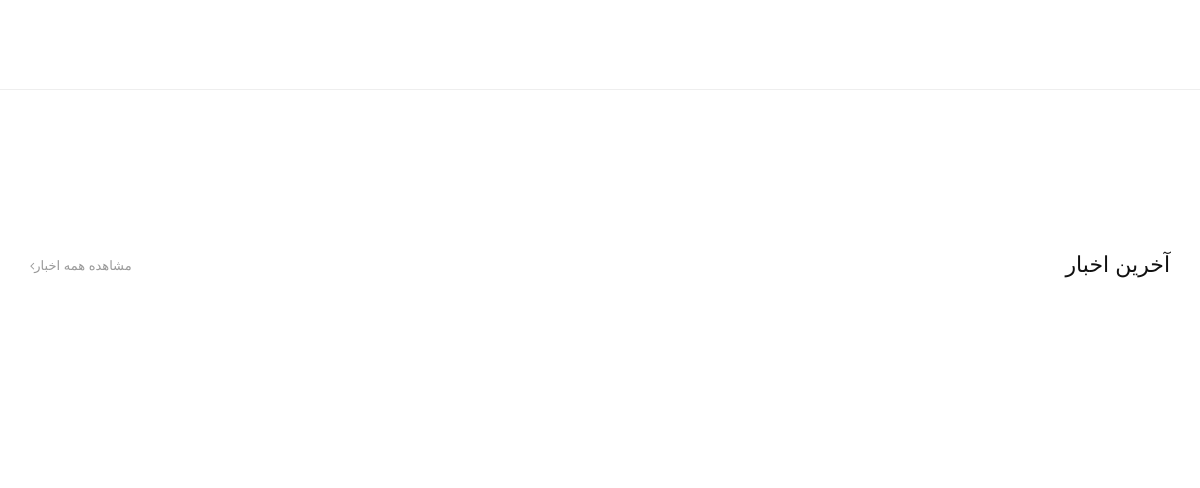
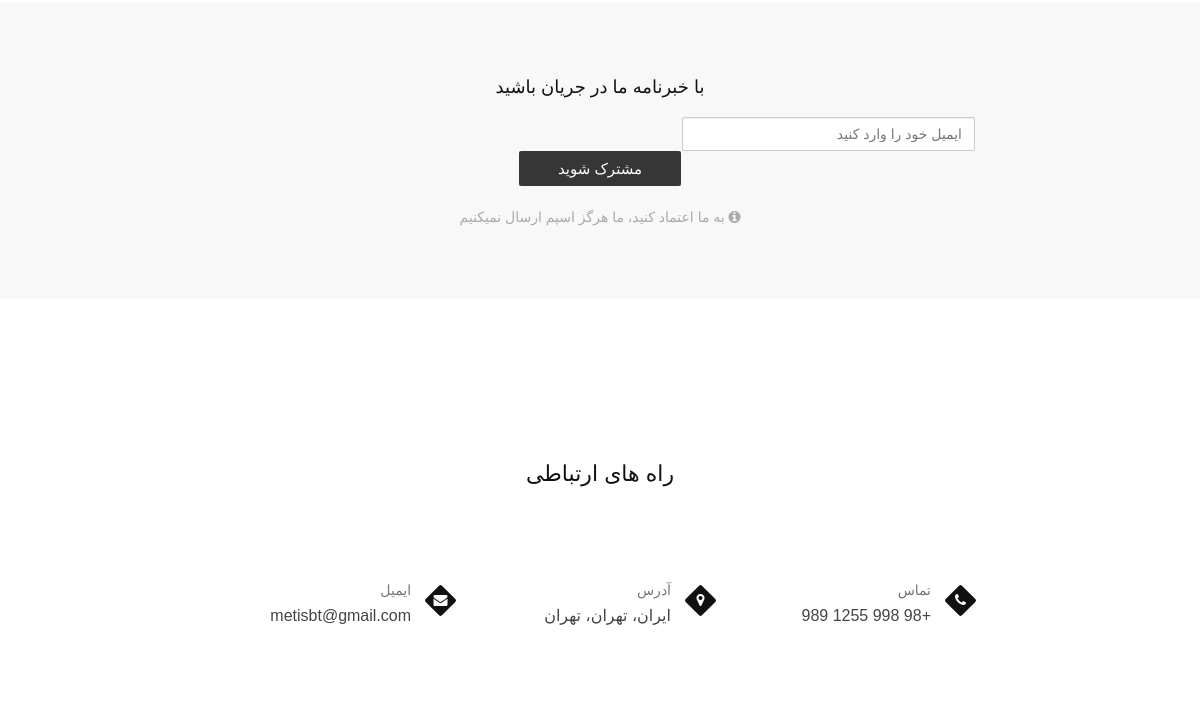
The app's page / (middle part), older data (2 pictures, top to bottom).
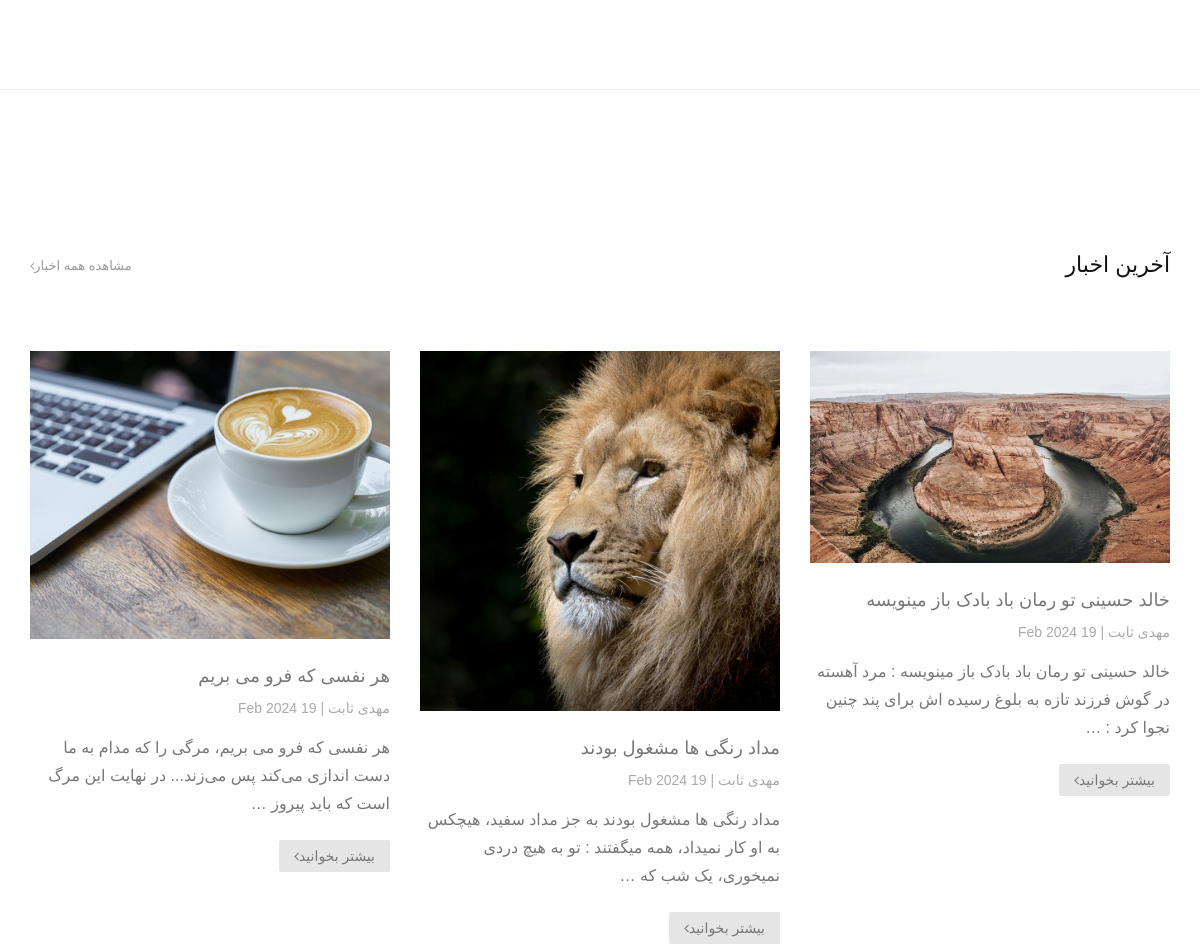
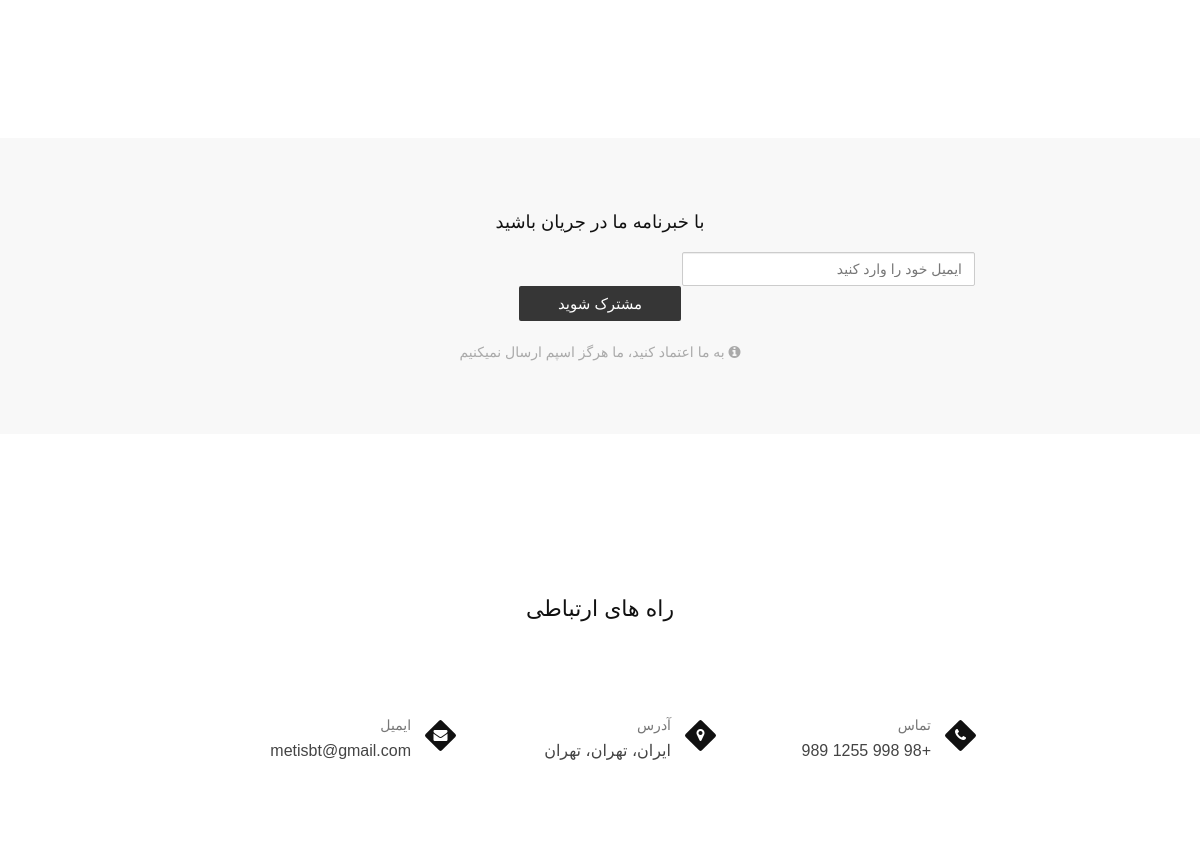
The same page, newer data (2 pictures, top to bottom).
### blog/models.py (models this page shows, shortened)
class Post(models.Model):
    title = models.CharField(max_length = 255)
    content = models.TextField()
    image = models.ImageField(upload_to='blog/',default='blog/default.jpg')
    tags = TaggableManager()
    category = models.ManyToManyField(Category)
    author = models.ForeignKey(User, on_delete=models.SET_NULL, null=True)
    counted_view = models.IntegerField(default=0)
    status = models.BooleanField(default=False)
    login_require = models.BooleanField(default=False)
    created_date = models.DateTimeField(auto_now_add=True)
    updated_date = models.DateTimeField(auto_now=True)
    published_date = models.DateTimeField(null=True)
    class Meta:
        ordering = ['-created_date']

### website/views.py (the view)
# urls.py: path('',index_view, name='home'),
def index_view(request):
    return render(request, 'website/index.html')

### website/templatetags/website_tags.py (called while the page is built)
@register.inclusion_tag('website/latest-post-home.html')
def latest_post_home():
    posts = Post.objects.filter(published_date__lte=datetime.now(tz=timezone.utc), status=1).order_by('-published_date')[:6]
    return {'posts' : posts}

### templates/website/index.html (shortened to what this page needs)
{% extends 'base.html' %} {% load static %} {% load website_tags %} {% block content %}
<section class="page-section">
</section>
<hr class="mt-0 mb-0" />
<section class="page-section" id="news">
  <div class="container relative">
    <h2 class="section-title font-alt align-right mb-70 mb-sm-40">
      آخرین اخبار
      <a href="{% url 'blog:index' %}" class="section-more left"
        >مشاهده همه اخبار<i class="fa fa-angle-left"></i
      ></a>
    </h2>
    <div class="row multi-columns-row">
      {% latest_post_home %}
    </div>
  </div>
</section>
<section class="small-section bg-gray-lighter">
  <div class="container relative">
    <form class="form align-center" action="{% url 'website:newsletter' %}" method="post">
      <div class="row">
        <div class="col-md-8 col-md-offset-2">
          <div class="newsletter-label font-alt">
            با خبرنامه ما در جریان باشید
          </div>
          <div class="mb-20">
            <input
              placeholder="ایمیل خود را وارد کنید"
              class="newsletter-field form-control input-md round mb-xs-10"
              name="email"
              pattern=".{5,100}"
              required
            />
            <button
              type="submit"
              class="btn btn-mod btn-medium btn-round mb-xs-10"
            >
              مشترک شوید
            </button>
          </div>
          <div class="form-tip">
            <i class="fa fa-info-circle"></i> به ما اعتماد کنید، ما هرگز اسپم ارسال نمیکنیم
          </div>
        </div>
      </div>
    </form>
  </div>
</section>
<section class="page-section" id="contact">
  <div class="container relative">
    <h2 class="section-title font-alt mb-70 mb-sm-40">راه های ارتباطی</h2>
    <div class="row">
      <div class="col-md-8 col-md-offset-2">
        <div class="row">
          <div class="col-sm-6 col-lg-4 pt-20 pb-20 pb-xs-0">
            <div class="contact-item">
              <div class="ci-icon">
                <i class="fa fa-phone"></i>
              </div>
              <div class="ci-title font-alt">تماس</div>
              <div class="ci-text"><a href="tel:00989981255989">+98 998 1255 989</a></div>
            </div>
          </div>
          <div class="col-sm-6 col-lg-4 pt-20 pb-20 pb-xs-0">
            <div class="contact-item">
              <div class="ci-icon">
                <i class="fa fa-map-marker"></i>
              </div>
              <div class="ci-title font-alt">آدرس</div>
              <div class="ci-text">ایران، تهران، تهران</div>
            </div>
          </div>
          <div class="col-sm-6 col-lg-4 pt-20 pb-20 pb-xs-0">
            <div class="contact-item">
              <div class="ci-icon">
                <i class="fa fa-envelope"></i>
              </div>
              <div class="ci-title font-alt">ایمیل</div>
              <div class="ci-text">
                <a href="mailto:metisbt@gmail.com"
                  >metisbt@gmail.com</a
                >
              </div>
            </div>
          </div>
        </div>
      </div>
    </div>
  </div>
</section>
{% endblock %}

### templates/website/latest-post-home.html
{% load static %} {% for post in posts %}
<div
  class="col-sm-6 col-md-4 col-lg-4 mb-md-50 wow fadeIn"
  data-wow-delay="0.1s"
  data-wow-duration="2s"
>
  <div class="post-prev-img">
    <a href="{% url 'blog:single' pid=post.id %}"
      ><img src="{{post.image.url}}" alt=""
    /></a>
  </div>
  <div class="post-prev-title font-alt">
    <a href="{% url 'blog:single' pid=post.id %}">{{post.title}}</a>
  </div>
  <div class="post-prev-info font-alt">
    <a href="">{{post.author.get_full_name}}</a> | {{post.published_date|date:"d M Y"}}
  </div>
  <div class="post-prev-text">
    {{post.content|truncatewords_html:25}}
  </div>
  <div class="post-prev-more">
    <a href="{% url 'blog:single' pid=post.id %}" class="btn btn-mod btn-gray btn-round"
      >بیشتر بخوانید<i class="fa fa-angle-left"></i
    ></a>
  </div>
</div>
{% endfor %}

Row changes from the older to the newer data that the page shows:
added Post: image (picture), title "خالد حسینی تو رمان باد بادک باز مینویسه", author.get_full_name "مهدی ثابت", published_date "19 Feb 2024", content "خالد حسینی تو رمان باد بادک باز مینویسه : ﻣﺮﺩ ﺁﻫﺴﺘﻪ ﺩﺭ ﮔﻮﺵ ﻓﺮﺯﻧﺪ ﺗﺎﺯﻩ ﺑﻪ ﺑﻠﻮﻍ ﺭﺳﯿﺪﻩ ﺍﺵ ﺑﺮﺍﯼ ﭘﻨﺪ ﭼﻨﯿﻦ ﻧﺠﻮﺍ ﮐﺮﺩ : …"
added Post: image (picture), title "مداد رنگی ها مشغول بودند", author.get_full_name "مهدی ثابت", published_date "19 Feb 2024", content "مداد رنگی ها مشغول بودند به جز مداد سفید، هیچکس به او کار نمیداد، همه میگفتند : تو به هیچ دردی نمیخوری، یک شب که …"
added Post: image (picture), title "هر نفسی که فرو می‌ بریم", author.get_full_name "مهدی ثابت", published_date "19 Feb 2024", content "هر نفسی که فرو می‌ بریم، مرگی را که مدام به ما دست‌ اندازی می‌کند پس می‌زند... در نهایت این مرگ است که باید پیروز …"
